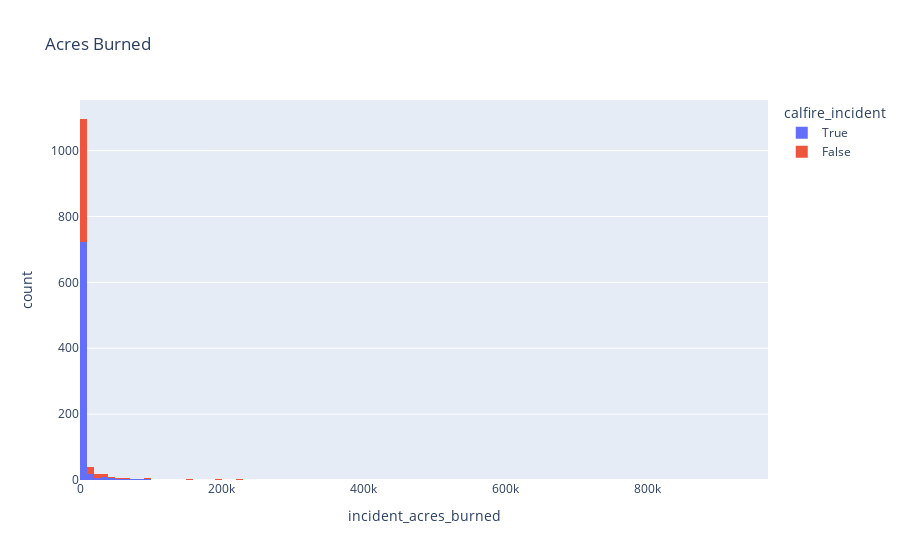

Notebook cell for this chart:
### Markdown cell above
**Q1** How many variables and observations?

**Q2** How many different incident types are there?

**Q3** Make a histogram of the acres burned and color the bars by whether or not the incident was a calfire incident. You will probably need to make a mask to remove very small and very large fires. How many fires burned more than 100,000 acres? What is the largest fire in the data?

**Extra Q** EXTRA - CHALLENGE - See if you can create a graph that answers the question: Are fires getting bigger or more frequent over time? You get complete creative control on how to answer this question!

### Code cell
# You will need to write some code to answer the questions.
DF_raw.shape
mask = (DF_raw['incident_acres_burned']>100) & (DF_raw['incident_acres_burned']<1000000)
DF_raw['incident_type'].drop_duplicates()
DF_new = DF_raw[mask]
fig = px.histogram(DF_new,
                   x = 'incident_acres_burned',
                   title = 'Acres Burned',
                   color = 'calfire_incident',
                  nbins = 120
                  )
fig.show()

### Figure 1 — Plotly figure (JSON) as saved in the notebook; plotly's stock layout.template omitted (floating-point values rounded to 4 significant figures; data arrays with more than 128 entries replaced by an {"elided": "..."} marker saying what was removed)
{"data": [{"alignmentgroup": "True", "bingroup": "x", "hovertemplate": "calfire_incident=True<br>incident_acres_burned=%{x}<br>count=%{y}<extra></extra>", "legendgroup": "True", "marker": {"color": "#636efa", "pattern": {"shape": ""}}, "name": "True", "nbinsx": 120, "offsetgroup": "True", "orientation": "v", "showlegend": true, "type": "histogram", "x": {"elided": "785 int values"}, "xaxis": "x", "yaxis": "y"}, {"alignmentgroup": "True", "bingroup": "x", "hovertemplate": "calfire_incident=False<br>incident_acres_burned=%{x}<br>count=%{y}<extra></extra>", "legendgroup": "False", "marker": {"color": "#EF553B", "pattern": {"shape": ""}}, "name": "False", "nbinsx": 120, "offsetgroup": "False", "orientation": "v", "showlegend": true, "type": "histogram", "x": {"elided": "442 int values"}, "xaxis": "x", "yaxis": "y"}], "layout": {"autosize": true, "barmode": "relative", "legend": {"title": {"text": "calfire_incident"}, "tracegroupgap": 0}, "title": {"text": "Acres Burned"}, "xaxis": {"anchor": "y", "autorange": true, "domain": [0, 1], "range": [-0.5, 970000.0], "title": {"text": "incident_acres_burned"}, "type": "linear"}, "yaxis": {"anchor": "x", "autorange": true, "domain": [0, 1], "range": [0, 1154.0], "title": {"text": "count"}}}}
